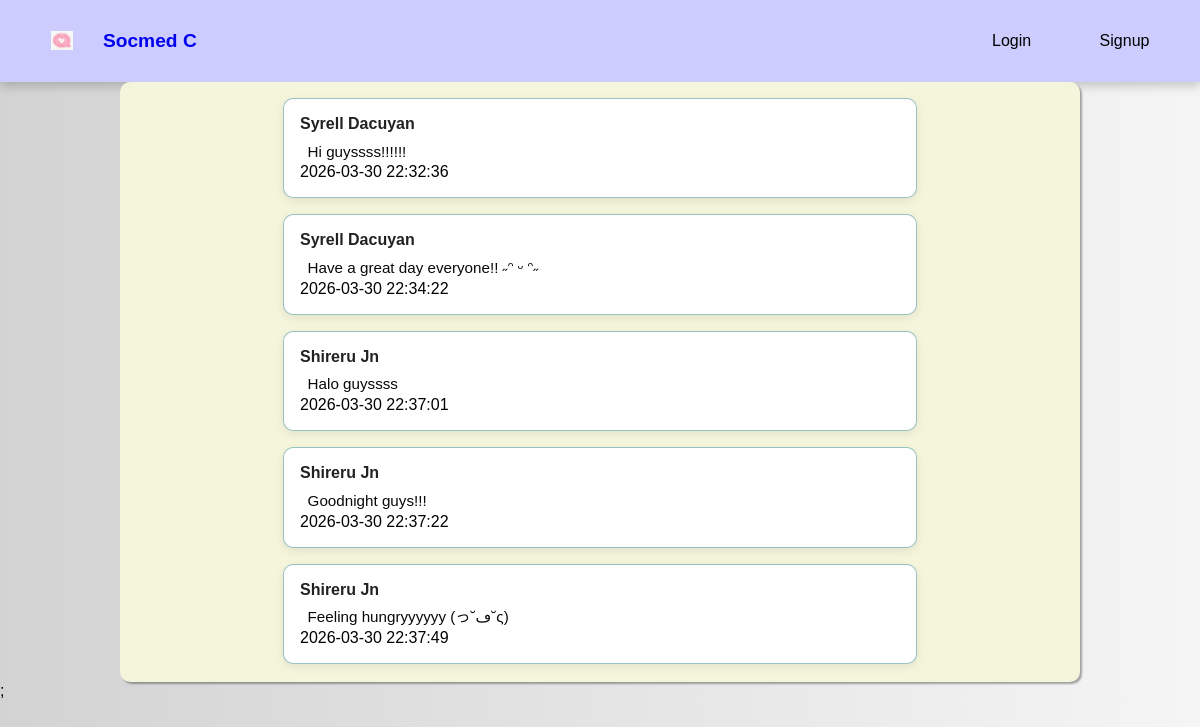
The app's page /timeline.php with its own data.
### tables this page shows
CREATE TABLE `post` (
  `pid` int(11) NOT NULL,
  `aid` int(11) NOT NULL,
  `post_text` text NOT NULL,
  `post_date` date NOT NULL,
  `post_time` time NOT NULL
);

CREATE TABLE `account` (
  `aid` int(11) NOT NULL,
  `email` varchar(128) NOT NULL,
  `firstname` varchar(128) NOT NULL,
  `lastname` varchar(128) NOT NULL,
  `password` varchar(512) NOT NULL
);

### models/load_timeline.php (the view, shortened to what this page needs)
<?php
include 'db/dbconnect.php';
$sql = "SELECT account.aid,
               account.firstname,
               account.lastname,
               post.pid,
               post.post_text,
               post.post_date,
               post.post_time
        FROM account
        INNER JOIN post ON account.aid = post.aid";
$result = $con->query($sql);
while($row = mysqli_fetch_assoc($result)){
    echo "<div class='post-block'>";
        echo "<div class='post-name'>";
            echo $row['firstname']." ".$row['lastname'];
        echo "</div>";
        echo "<div class='post-content'>";
            echo $row['post_text'];
        echo "</div>";
        echo "<div class='post-time'>";
            echo $row['post_date']." ".$row['post_time'];
        echo "</div>";
    echo "</div>";
}
?>

### views/res/style.css (style rules this page uses)
body { background: linear-gradient(to right, #d3d3d3, #f5f5f5); font-family: 'Calibri', sans-serif; margin: 0; }
.post-block { padding: .5em; margin: .5em .5em; border: solid .5px #0666; border-radius: 5px; }
.post-name { font-weight: bold; }
.post-content { margin-top: .5em; padding-left: 1em; }
.post-block { padding: 1em; margin: 1em auto; border-radius: 10px; background-color: #ffffff; box-shadow: 0 3px 10px rgba(0,0,0,0.08); width: min(90%, 600px); }
.post-name { font-weight: bold; color: #222; }
.post-content { margin-top: .5em; padding-left: .5em; line-height: 1.5; color: #444; }
.post-content { font-size: 0.95rem; line-height: 1.5; color: #0A0909; word-wrap: break-word; }

### records on screen
post: aid.firstname "Syrell", aid.lastname "Dacuyan", post_text "Hi guyssss!!!!!!", post_date "2026-03-30", post_time "22:32:36"
post: aid.firstname "Syrell", aid.lastname "Dacuyan", post_text "Have a great day everyone!! ˶ᵔ ᵕ ᵔ˶", post_date "2026-03-30", post_time "22:34:22"
post: aid.firstname "Shireru", aid.lastname "Jn", post_text "Halo guyssss", post_date "2026-03-30", post_time "22:37:01"
post: aid.firstname "Shireru", aid.lastname "Jn", post_text "Goodnight guys!!!", post_date "2026-03-30", post_time "22:37:22"
post: aid.firstname "Shireru", aid.lastname "Jn", post_text "Feeling hungryyyyyy (っ˘ڡ˘ς)", post_date "2026-03-30", post_time "22:37:49"
